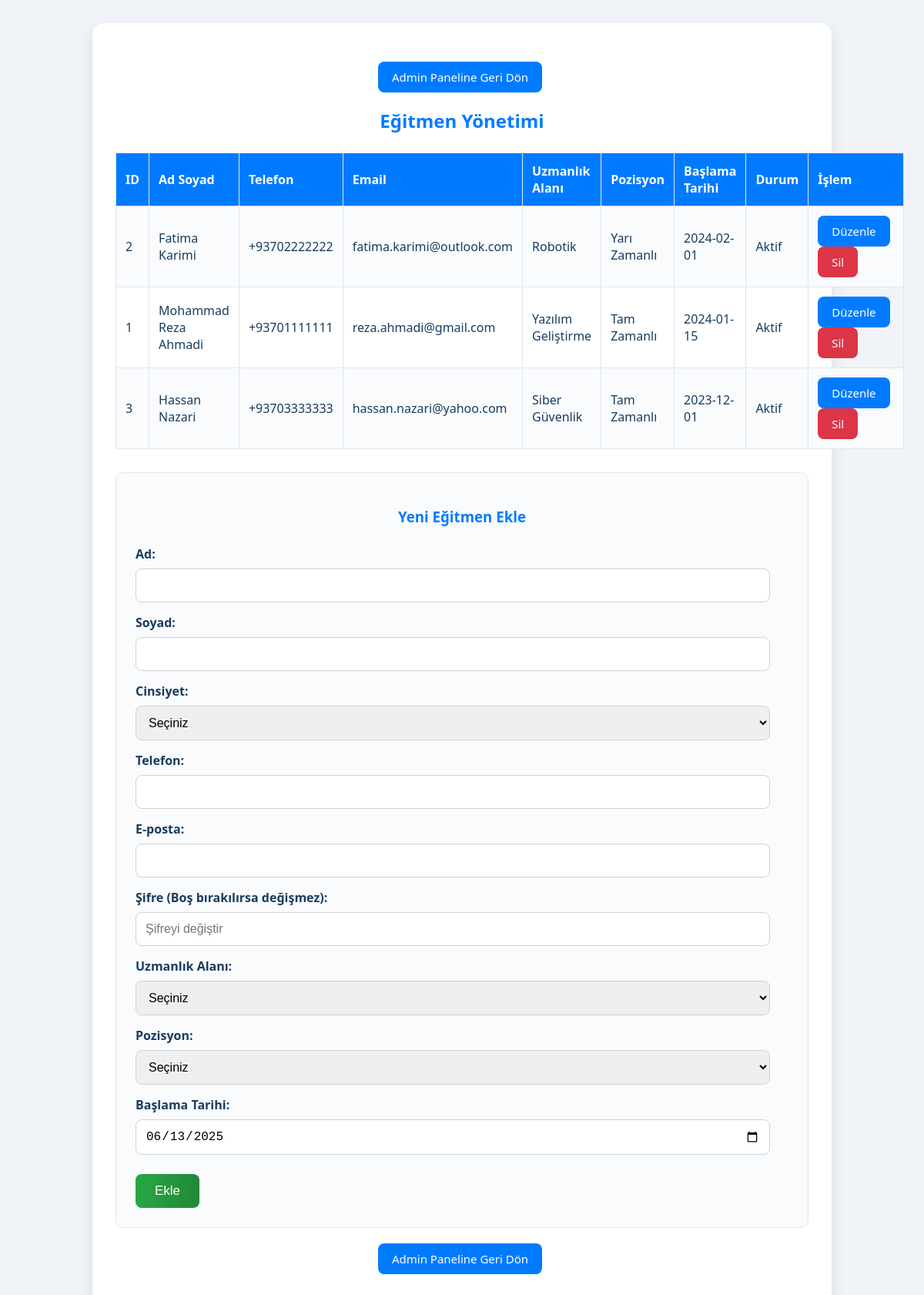
Screenshot of /egitmenler.php (signed in) with the database file from the repository.
### tables this page shows
CREATE TABLE egitmenler (
    egitmen_id INT PRIMARY KEY AUTO_INCREMENT,
    ad VARCHAR(50) NOT NULL,
    soyad VARCHAR(50) NOT NULL,
    baba_adi VARCHAR(50),
    dogum_tarihi DATE,
    yas INT,
    cinsiyet ENUM('Erkek', 'Kadın') NOT NULL,
    telefon VARCHAR(20) NOT NULL,
    email VARCHAR(100) UNIQUE,
    adres TEXT,
    
     
    mezun_universite VARCHAR(100),
    fakulte VARCHAR(100),
    bolum VARCHAR(100),
    mezuniyet_yili YEAR,
    lisans_notu DECIMAL(3,2),  
    yuksek_lisans ENUM('Var', 'Yok', 'Devam Ediyor') DEFAULT 'Yok',
    yuksek_lisans_bolum VARCHAR(100),
    
     
    uzmanlik_alani_1 ENUM('Yazılım Geliştirme', 'Web Tasarım', 'Robotik', 'Elektronik', 'Veri Analizi', 'Siber Güvenlik', 'Mobil Uygulama', 'Oyun Geliştirme') NOT NULL,
    uzmanlik_alani_2 ENUM('Yazılım Geliştirme', 'Web Tasarım', 'Robotik', 'Elektronik', 'Veri Analizi', 'Siber Güvenlik', 'Mobil Uygulama', 'Oyun Geliştirme'),
    programlama_dilleri TEXT,  
    sertifikalar TEXT,
    
     
    is_deneyimi_yil INT DEFAULT 0,
    onceki_is_yerleri TEXT,
    egitmenlik_deneyimi ENUM('Hiç Yok', '0-1 Yıl', '1-3 Yıl', '3+ Yıl') DEFAULT 'Hiç Yok',
    
     
    baslama_tarihi DATE NOT NULL,
    maas DECIMAL(8,2),
    pozisyon ENUM('Gönüllü', 'Yarı Zamanlı', 'Tam Zamanlı') DEFAULT 'Gönüllü',
    durum ENUM('Aktif', 'İzinli', 'Ayrılmış') DEFAULT 'Aktif',
    
     
    dil_bilgisi VARCHAR(200) DEFAULT 'Farsça, Türkçe, İngilizce',
    ozel_yetenekler TEXT,
    motivasyon_notu TEXT,
    
     
    kayit_tarihi DATETIME DEFAULT CURRENT_TIMESTAMP,
    son_giris_tarihi DATETIME,
    olusturan_admin VARCHAR(50),
    guncelleme_tarihi TIMESTAMP DEFAULT CURRENT_TIMESTAMP ON UPDATE CURRENT_TIMESTAMP
);

### egitmenler.php (the view, shortened to what this page needs)
<?php
require 'db.php';
$error_message = "";
$guncelle = null;
try {
    $egitmenler = $db->query("SELECT egitmen_id, ad, soyad, telefon, email, uzmanlik_alani_1, pozisyon, baslama_tarihi, durum FROM egitmenler ORDER BY baslama_tarihi DESC")->fetchAll(PDO::FETCH_ASSOC);
} catch (PDOException $e) {
    $error_message = (isset($error_message) && !empty($error_message)) ? $error_message : "Eğitmen listesi çekilirken bir hata oluştu: " . $e->getMessage();
    $egitmenler = [];
}
?>
<!DOCTYPE html>
<html lang="tr">
<head>
</head>
<body>
    <div class="container">
        <p class="back-link"><a href="admin.php" class="btn">Admin Paneline Geri Dön</a></p>
        <h2>Eğitmen Yönetimi</h2>
        <table>
            <tr>
                <th>ID</th>
                <th>Ad Soyad</th>
                <th>Telefon</th>
                <th>Email</th>
                <th>Uzmanlık Alanı</th>
                <th>Pozisyon</th>
                <th>Başlama Tarihi</th>
                <th>Durum</th>
                <th>İşlem</th>
            </tr>
            <?php if (!empty($egitmenler)): ?>
                <?php foreach ($egitmenler as $e): ?>
                <tr>
                    <td><?= htmlspecialchars($e['egitmen_id']) ?></td>
                    <td><?= htmlspecialchars($e['ad'] . ' ' . $e['soyad']) ?></td>
                    <td><?= htmlspecialchars($e['telefon']) ?></td>
                    <td><?= htmlspecialchars($e['email']) ?></td>
                    <td><?= htmlspecialchars($e['uzmanlik_alani_1']) ?></td>
                    <td><?= htmlspecialchars($e['pozisyon']) ?></td>
                    <td><?= htmlspecialchars($e['baslama_tarihi']) ?></td>
                    <td><?= htmlspecialchars($e['durum']) ?></td>
                    <td>
                        <a href="?duzenle=<?= htmlspecialchars($e['egitmen_id']) ?>" class="btn">Düzenle</a>
                        <a href="?sil=<?= htmlspecialchars($e['egitmen_id']) ?>" class="btn btn-red" onclick="return confirm('Eğitmeni silmek istediğinize emin misiniz? Bu işlem geri alınamaz!')">Sil</a>
                    </td>
                </tr>
                <?php endforeach; ?>
            <?php else: ?>
                <tr>
                    <td colspan="9" style="text-align: center;">Henüz kayıtlı eğitmen bulunmamaktadır.</td>
                </tr>
            <?php endif; ?>
        </table>
        <div class="form-section">
            <h3><?= $guncelle ? 'Eğitmen Bilgilerini Güncelle' : 'Yeni Eğitmen Ekle' ?></h3>
            <form method="post">
                <label for="ad">Ad:</label>
                <input type="text" id="ad" name="ad" value="<?= htmlspecialchars($guncelle['ad'] ?? '') ?>" required><br>
                <label for="soyad">Soyad:</label>
                <input type="text" id="soyad" name="soyad" value="<?= htmlspecialchars($guncelle['soyad'] ?? '') ?>" required><br>
                <label for="cinsiyet">Cinsiyet:</label>
                <select id="cinsiyet" name="cinsiyet" required>
                    <option value="">Seçiniz</option>
                </select><br>
                <label for="telefon">Telefon:</label>
                <input type="text" id="telefon" name="telefon" value="<?= htmlspecialchars($guncelle['telefon'] ?? '') ?>" required><br>
                <label for="email">E-posta:</label>
                <input type="email" id="email" name="email" value="<?= htmlspecialchars($guncelle['email'] ?? '') ?>"><br>
                <label for="password">Şifre (Boş bırakılırsa değişmez):</label>
                <input type="password" id="password" name="password" placeholder="Şifreyi değiştir" autocomplete="new-password"><br>
                <label for="uzmanlik_alani_1">Uzmanlık Alanı:</label>
                <select id="uzmanlik_alani_1" name="uzmanlik_alani_1" required>
                    <option value="">Seçiniz</option>
                </select><br>
                <label for="pozisyon">Pozisyon:</label>
                <select id="pozisyon" name="pozisyon" required>
                    <option value="">Seçiniz</option>
                </select><br>
                <label for="baslama_tarihi">Başlama Tarihi:</label>
                <input type="date" id="baslama_tarihi" name="baslama_tarihi" value="<?= htmlspecialchars($guncelle['baslama_tarihi'] ?? date('Y-m-d')) ?>" required><br>
                <input type="submit" name="<?= $guncelle ? 'guncelle' : 'ekle' ?>" value="<?= $guncelle ? 'Güncelle' : 'Ekle' ?>">
            </form>
        </div>
        <p class="back-link"><a href="admin.php" class="btn">Admin Paneline Geri Dön</a></p>
    </div>
</body>
</html>

### egitmenler.php (style rules this page uses)
body { font-family: 'Segoe UI', Arial, sans-serif; margin: 20px; background: #f0f4f8; color: #1a3c5e; }
.container { max-width: 900px; margin: 30px auto; background: white; padding: 30px; border-radius: 15px; box-shadow: 0 8px 20px rgba(0,0,0,0.1); }
h2, h3 { color: #007bff; text-align: center; margin-bottom: 25px; }
table { border-collapse: collapse; width: 100%; margin-bottom: 30px; }
th, td { border: 1px solid #e0e6ed; padding: 12px; text-align: left; }
th { background: #007bff; color: white; font-weight: bold; }
tr:nth-child(even) { background: #f9fbfd; }
a { color: #007bff; text-decoration: none; transition: color 0.3s ease; }
.btn { display: inline-block; padding: 10px 18px; background: #007bff; color: white; border: none; border-radius: 8px; cursor: pointer; text-decoration: none; font-size: 15px; transition: background 0.3s ease; margin-right: 5px; }
.btn-red { background: #dc3545; }
.form-section { margin-top: 30px; background: #f9fbfd; padding: 25px; border-radius: 10px; border: 1px solid #e0e6ed; }
.form-section label { display: block; margin-bottom: 8px; font-weight: bold; color: #1a3c5e; }
.form-section input[type="text"], .form-section input[type="email"], .form-section input[type="date"], .form-section input[type="password"], .form-section select { width: calc(100% - 24px); padding: 12px; margin-bottom: 15px; border: 1px solid #ced4da; border-radius: 8px; font-size: 16px; box-sizing: border-box; }
.form-section input[type="submit"] { width: auto; padding: 12px 25px; background: linear-gradient(90deg, #28a745, #218838); color: white; border: none; border-radius: 8px; font-size: 17px; cursor: pointer; transition: background 0.3s ease; margin-top: 10px; }
.back-link { display: block; text-align: center; margin-top: 20px; font-size: 16px; }

### rows the page displays
egitmenler: egitmen_id "2", ad+soyad "Fatima Karimi", telefon "+93702222222", email "fatima.karimi@outlook.com", uzmanlik_alani_1 "Robotik", pozisyon "Yarı Zamanlı", baslama_tarihi "2024-02-01", durum "Aktif"
egitmenler: egitmen_id "1", ad+soyad "Mohammad Reza Ahmadi", telefon "+93701111111", email "reza.ahmadi@gmail.com", uzmanlik_alani_1 "Yazılım Geliştirme", pozisyon "Tam Zamanlı", baslama_tarihi "2024-01-15", durum "Aktif"
egitmenler: egitmen_id "3", ad+soyad "Hassan Nazari", telefon "+93703333333", email "hassan.nazari@yahoo.com", uzmanlik_alani_1 "Siber Güvenlik", pozisyon "Tam Zamanlı", baslama_tarihi "2023-12-01", durum "Aktif"
